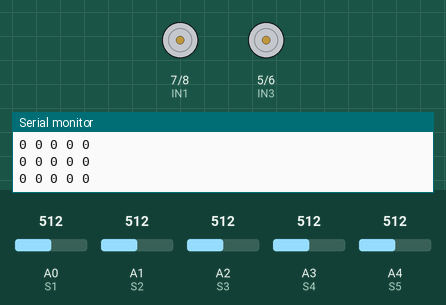
This sketch was run on a simulated Arduino Uno, built with avr-gcc and run on an emulated ATmega328P. Parts: motor-driver pin pairs drawn as motors (green arrow = first pin HIGH = forward, orange = second pin HIGH = backward, longer = more drive, scaled by the enable pin), the last lines printed to the serial monitor. The test bench sets the inputs (shaded band); at power-on: A0 (S1) = 512, A1 (S2) = 512, A2 (S3) = 512, A3 (S4) = 512, A4 (S5) = 512.

Above: at 1.2 s.
1.3 s: A0 (S1) set to 486
At 1.9 s:
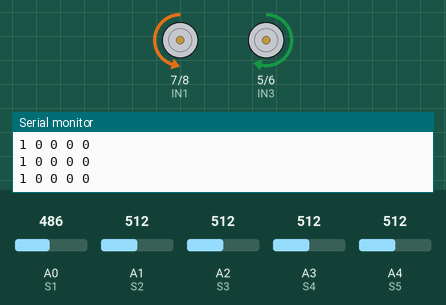
Timing chart, 0 to 4.3 s (numbered marks = the images above; inputs shaded):
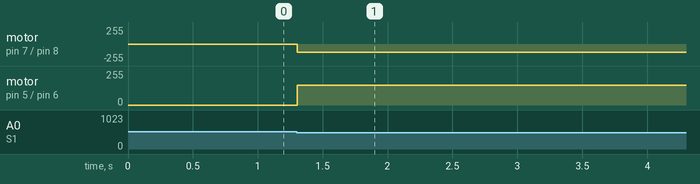

Measured:
- the behaviour switches between 500 and 499 on A0 (S1) (found by bisection; images 0 and 1)
- after the input at 1.3 s, motor on pin 7 (IN1) / pin 8 (IN2): stopped → backward 120/255 at once; motor on pin 5 (IN3) / pin 6 (IN4): stopped → forward 150/255 at once

The sketch:

line_following_robot.ino
```cpp
// (licence header left out)
// Motor Pins
#define ENA 9
#define ENB 10
#define IN1 7
#define IN2 8
#define IN3 5
#define IN4 6

// Sensor Pins
#define S1 A0
#define S2 A1
#define S3 A2
#define S4 A3
#define S5 A4

// Motor speeds (PWM 0-255)
const int BASE_SPEED = 150;   // forward speed, and the outer wheel in a turn
const int TURN_SPEED = 120;   // inner wheel (reversing) speed in a turn

// Threshold for black/white detection
int threshold = 500; // You might need to calibrate this

// Which side the line was last seen on (used to find it again)
enum LineSide { SIDE_CENTER, SIDE_LEFT, SIDE_RIGHT };
LineSide lastSeen = SIDE_CENTER;

void setup() {
  // Motor setup
  pinMode(ENA, OUTPUT);
  pinMode(ENB, OUTPUT);
  pinMode(IN1, OUTPUT);
  pinMode(IN2, OUTPUT);
  pinMode(IN3, OUTPUT);
  pinMode(IN4, OUTPUT);

  // Sensor setup
  pinMode(S1, INPUT);
  pinMode(S2, INPUT);
  pinMode(S3, INPUT);
  pinMode(S4, INPUT);
  pinMode(S5, INPUT);

  Serial.begin(9600);
}

void loop() {
  // Read sensor values
  int s1 = analogRead(S1);
  int s2 = analogRead(S2);
  int s3 = analogRead(S3);
  int s4 = analogRead(S4);
  int s5 = analogRead(S5);

  // Convert to digital (black = LOW, white = HIGH)
  bool s1Black = s1 < threshold;
  bool s2Black = s2 < threshold;
  bool s3Black = s3 < threshold;
  bool s4Black = s4 < threshold;
  bool s5Black = s5 < threshold;

  // Debug
  Serial.print(s1Black); Serial.print(" ");
  Serial.print(s2Black); Serial.print(" ");
  Serial.print(s3Black); Serial.print(" ");
  Serial.print(s4Black); Serial.print(" ");
  Serial.println(s5Black);

  // Movement logic
  if (s3Black && !s1Black && !s2Black && !s4Black && !s5Black) {
    // Centered - go straight
    lastSeen = SIDE_CENTER;
    moveForward();
  }
  else if (s2Black || s1Black) {
    // Turn left
    lastSeen = SIDE_LEFT;
    turnLeft();
  }
  else if (s4Black || s5Black) {
    // Turn right
    lastSeen = SIDE_RIGHT;
    turnRight();
  }
  else {
    // Lost - keep turning towards the side where the line was last seen
    if (lastSeen == SIDE_LEFT) {
      turnLeft();
    } else if (lastSeen == SIDE_RIGHT) {
      turnRight();
    } else {
      stopMotors();
    }
  }

  delay(10);
}

// Movement functions
void moveForward() {
  digitalWrite(IN1, HIGH);
  digitalWrite(IN2, LOW);
  digitalWrite(IN3, HIGH);
  digitalWrite(IN4, LOW);
  analogWrite(ENA, BASE_SPEED);
  analogWrite(ENB, BASE_SPEED);
}

void turnLeft() {
  digitalWrite(IN1, LOW);
  digitalWrite(IN2, HIGH); // Left motor backward
  digitalWrite(IN3, HIGH);
  digitalWrite(IN4, LOW);  // Right motor forward
  analogWrite(ENA, TURN_SPEED);
  analogWrite(ENB, BASE_SPEED);
}

void turnRight() {
  digitalWrite(IN1, HIGH);
  digitalWrite(IN2, LOW);  // Left motor forward
  digitalWrite(IN3, LOW);
  digitalWrite(IN4, HIGH); // Right motor backward
  analogWrite(ENA, BASE_SPEED);
  analogWrite(ENB, TURN_SPEED);
}

void stopMotors() {
  digitalWrite(IN1, LOW);
  digitalWrite(IN2, LOW);
  digitalWrite(IN3, LOW);
  digitalWrite(IN4, LOW);
  analogWrite(ENA, 0);
  analogWrite(ENB, 0);
}
```
